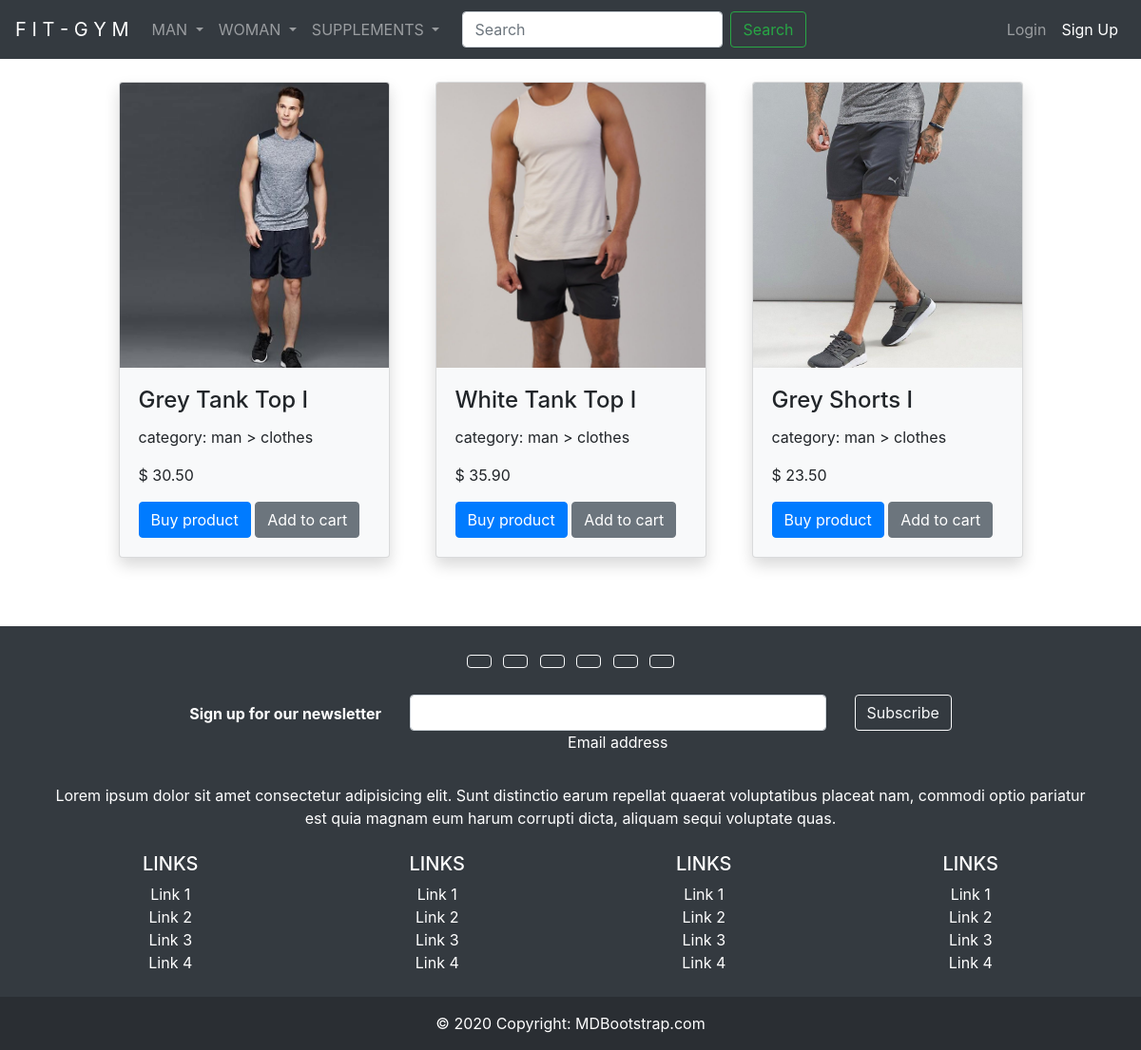
Screenshot of /products/13/ with the database file from the repository.
### products/models.py (models this page shows, shortened)
class Product(models.Model):
    category = models.ForeignKey(
        Category, on_delete=CASCADE)
    sub_category = models.ForeignKey(
        SubCategory, on_delete=CASCADE, blank=True)
    name = models.CharField(max_length=40)
    details = models.TextField()
    price = models.FloatField()
    image = models.ImageField(
        upload_to='images/%d/%m/%Y', blank=True)

class Category(models.Model):
    category = models.CharField(max_length=30)
    class Meta:
        verbose_name_plural = 'categories'
    def __str__(self) -> str:
        return self.category

class SubCategory(models.Model):
    sub_category = models.CharField(max_length=30)
    class Meta:
        verbose_name_plural = 'sub-categories'
    def __str__(self) -> str:
        return self.sub_category

### products/views.py (the view)
# urls.py: path('', include('products.urls')),
def products(request, category_id):
    products = Product.objects.all()
    page_name = 'Todos os produtos'
    context = {'page_name': page_name,
               'products': products, 'category_id': category_id}
    return render(request, 'products/products.html', context)

### templates/products/products.html
{% extends 'base.html' %}
{% load static %}
{% block content %}
<div class="container">
    <div class="row justify-content-center">
    {% for product in products %}
    {% if product.category.id == category_id %}
        <div class="card card-produto-largura p-0 m-4 col-12 col-md-3 bg-light shadow zoom">
        <a href="{% url 'product' product.id %}"><img src="{{ product.image.url }}" class="card-img-top card-posicao-imagem1" alt="..."></a>
            <div class="card-body">
                <a href="{% url 'product' product.id %}" class="link-personalizado"><h4 class="card-title">{{ product.name }}</h4></a>
                <p class="">category: {{ product.category }} > {{ product.sub_category }}</p>
                <p class="card-text">$ {{ product.price|stringformat:".2f" }}</p>
                <a href="{% url 'product' product.id %}" class="btn btn-primary">Buy product</a>
                <a href="#" class="btn btn-secondary">Add to cart</a>
            </div>
        </div>
    {% endif %}
    {% endfor %}
    </div>
</div>
{% endblock content %}

### static/products/css/style.css (style rules this page uses)
.zoom { transition: transform .7s; }
.card-posicao-imagem1 { object-fit: cover; object-position: 0 35%; height: 300px; }
.card-produto-largura { max-width: 13rem; }
.link-personalizado { text-decoration: none; color: inherit; }

### rows the page displays
Product: image (picture), name "Grey Tank Top I", category "man", sub_category "clothes", price "30.50"
Product: image (picture), name "White Tank Top I", category "man", sub_category "clothes", price "35.90"
Product: image (picture), name "Grey Shorts I", category "man", sub_category "clothes", price "23.50"
